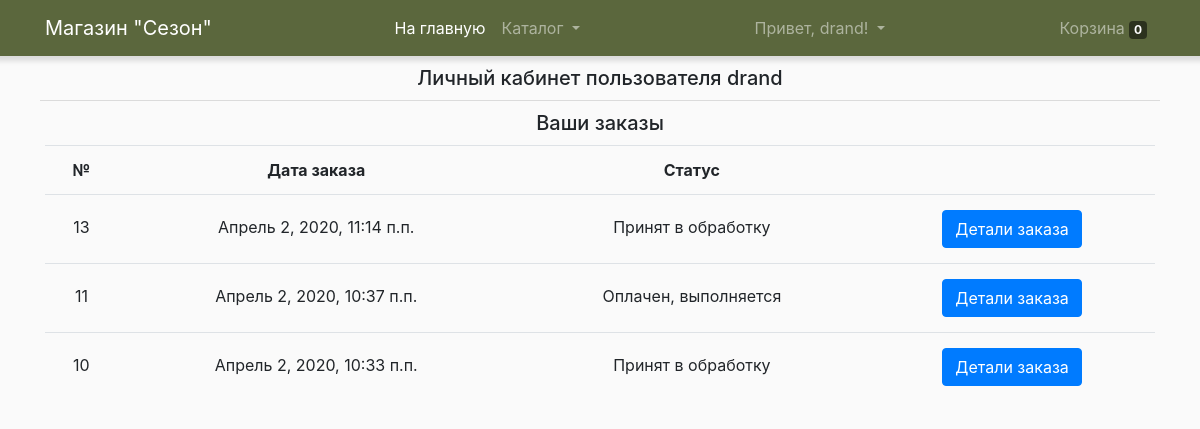
Page /account/ (signed in) on the earlier database version.
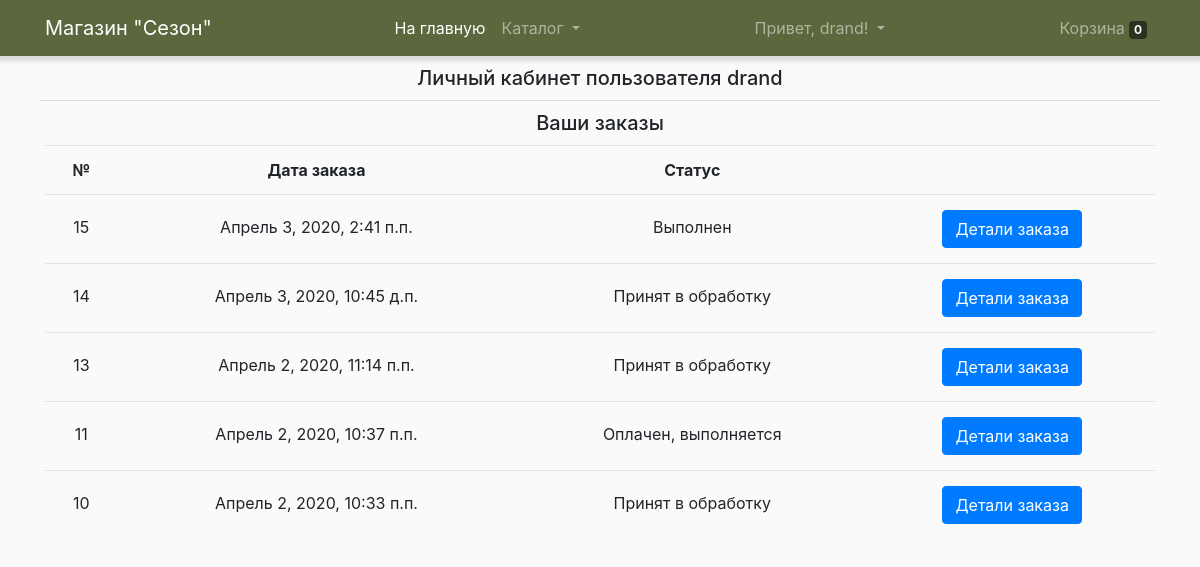
Same page on the later database version.
### welcome/models.py (models this page shows, shortened)
class Order(models.Model):
	user = models.ForeignKey(settings.AUTH_USER_MODEL)
	items = models.ForeignKey(Cart)
	total = models.DecimalField(max_digits=9, decimal_places=2, default=0.00)
	first_name = models.CharField(max_length=200)
	last_name = models.CharField(max_length=200)
	phone = models.CharField(max_length=20)
	buying_type = models.CharField(max_length=40, choices=(('Самовывоз', 'Самовывоз'),
		('Доставка', 'Доставка')), default='Самовывоз')
	address = models.CharField(max_length=255, blank=True)
	date = models.DateTimeField(auto_now_add=True)
	comments = models.TextField()
	status = models.CharField(max_length=100, choices=ORDER_STATUS_CHOICES, default=ORDER_STATUS_CHOICES[0][0])

### welcome/views.py (the view)
# urls.py: url(r'^account/$', account_view, name='account'),
def account_view(request):
	order = Order.objects.filter(user=request.user).order_by('-id')
	username = request.user.username
	categories = Category.objects.all()
	parts = Part.objects.all()
	context = {
		'order': order,
        'categories': categories,
        'parts': parts,
		'username': username,
	}
	return render(request, 'account.html', context)

### welcome/models.py (called while the page is built)
	def get_absolute_url(self):
		return reverse('part_detail', kwargs={'part_slug': self.slug})

	def get_absolute_url(self):
		return reverse('category_detail', kwargs={'category_slug': self.slug})

### welcome/templates/account.html (shortened to what this page needs)
{% extends 'base.html' %}
{% load static %}
{% block content %}
<h5 style="margin: 10px 0 10px 0;" class="text-center">Личный кабинет пользователя {{ request.user }}</h5>
<hr>
<h5 style="margin: 10px 0 10px 0;" class="text-center">Ваши заказы</h5>
<table class='table'>
<tr>
	<td class='text-center'><strong>№</strong></td>
	<td class='text-center'><strong>Дата заказа</strong></td>
	<td class='text-center'><strong>Статус</strong></td>
	<td></td>
</tr>
{% for item in order %}
<tr>
	<td class='text-center' style='padding-top: 20px; padding-bottom: 20px;'>{{ item.id }}</td>
	<td class='text-center' style='padding-top: 20px; padding-bottom: 20px;'>{{ item.date }}</td>
	<td class='text-center' style='padding-top: 20px; padding-bottom: 20px;'>{{ item.status }}</td>
	<td class='text-center' style='padding-top: 15px; padding-bottom: 15px;'>
		<button type="button" class="btn btn-primary btn-md" data-toggle="modal" data-target="#myModal-{{ item.id }}">Детали заказа</button>
	</td>
</tr>
{% endfor %}
</table>
{% endblock content %}

Differences in the rows shown:
added Order: id "15", date "Апрель 3, 2020, 2:41 п.п.", status "Выполнен"
added Order: id "14", date "Апрель 3, 2020, 10:45 д.п.", status "Принят в обработку"
